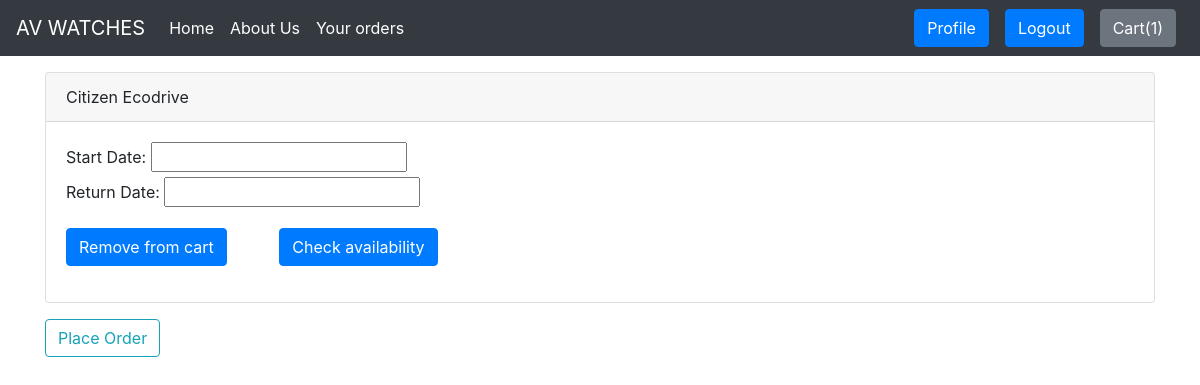
Before: /showcart/23 (signed in) with the older database file.
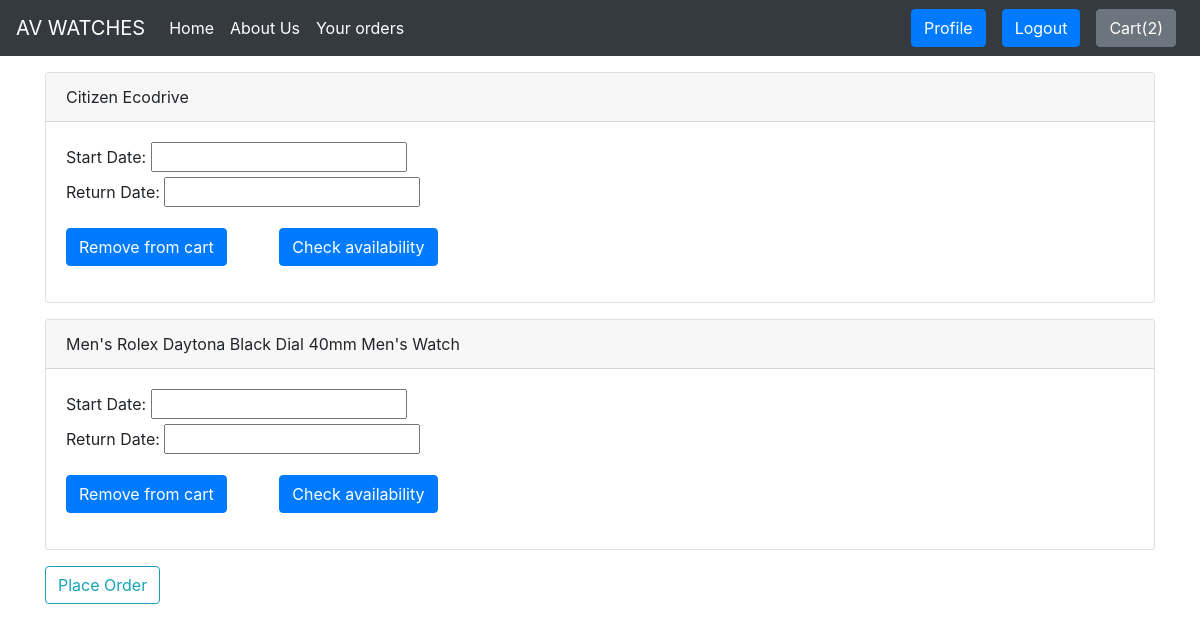
After: the same page with the newer database file.
### cart/models.py (models this page shows)
class Cart(models.Model):
    cart_id = models.AutoField(primary_key=True)
    user = models.OneToOneField(User, on_delete=models.CASCADE)
    products = models.ManyToManyField(Product, blank=True, null=True)
    total = models.DecimalField(default=0.00, max_digits=10, decimal_places=2)

### product/models.py (models this page shows, shortened)
class Product(models.Model):
    product_id = models.AutoField(primary_key = True)
    title = models.CharField(max_length=150, unique=True)
    category = models.ForeignKey(
        Category, null=True, on_delete=models.SET_NULL)
    subcategory = models.CharField( max_length=50, default = "Men")
    description = models.CharField(max_length=400, default = "")
    active = models.BooleanField(default=True)
    value = models.DecimalField(default=0.00, decimal_places=2, max_digits=10)
    discount_value = models.DecimalField(
        default=0.00, decimal_places=2, max_digits=10)
    deposit = models.DecimalField(default=0.00, decimal_places=2, max_digits=10)
    final_value = models.DecimalField(
        default=0.00, decimal_places=2, max_digits=10)
    qty = models.PositiveIntegerField(default=0)
    original_qty = models.PositiveIntegerField(default = 0)
    pub_date = models.DateField()
    objects = models.Manager()
    image = models.ImageField(upload_to="product_pics", default="default.jpg")
    rating = models.DecimalField(max_digits = 3, default = 0.00, decimal_places = 2)
    class Meta:
        verbose_name_plural = 'Products'
    def tag_final_value(self):
        return f'{self.final_value} {CURRENCY}'
    tag_final_value.short_description = 'Value'

### cart/views.py (the view)
# urls.py: path("showcart/<int:id>", showcart, name="showcart"),
@login_required
def showcart(request, id):
    cart = Cart.objects.get(user = request.user)
    cart.save()
    params= {}
    params["products"] = cart.products.all()
    return render(request, "cart/showcart.html", params)

### cart/templates/cart/showcart.html (shortened to what this page needs)
{% extends "login/basic.html"%}
{% block head%}
<link href="https://use.fontawesome.com/releases/v5.0.8/css/all.css" rel="stylesheet">
<link href="https://code.jquery.com/ui/1.12.1/themes/base/jquery-ui.css" rel="stylesheet">
{% endblock%}
{% block body%}
<div class='container'>
<form>
{% for p in products%}
   <div class="card my-3">
  <div class="card-header">
    {{p.title}}
  </div>
  <div class="card-body">
    <label for="initialdate">Start Date:</label>
    <input id="datepickers{{p.product_id}}" name="datepickers{{p.product_id}}" data-provide="datepicker">
    <BR>
    <label for="returndate">Return Date:</label>
    <input id="datepickerr{{p.product_id}}" name="datepickerr{{p.product_id}}" data-provide="datepicker">
    <BR>
    <a href="/removecart/{{p.product_id}}" class="btn btn-primary my-3">Remove from cart</a>
    <button type="submit" formaction="/check/{{p.product_id}}" class="btn btn-primary mx-5 my-3">Check availability</button>
  </div>
</div>
{% endfor %}
{% if products %}
    <div class="mx-auto">
    <button type="submit" formaction="/checkorder" class="btn btn-outline-info">Place Order</a>
    </div>
{% else %}
<button type="button" class="btn btn-secondary btn-lg btn-block mt-5">Your Cart is Empty!!</button>
{% endif %}
</div>
{% endblock %}

### login/templates/login/basic.html (shortened to what this page needs)
<!doctype html>
<html lang="en">
<head>
    <link rel="stylesheet" href="https://stackpath.bootstrapcdn.com/bootstrap/4.4.1/css/bootstrap.min.css"> {% block head %} {% endblock %}
</head>
<body>
    <nav class="navbar navbar-expand-lg navbar-dark bg-dark">
        <a class="navbar-brand" href="/home">AV WATCHES</a>
        <div class="collapse navbar-collapse" id="navbarSupportedContent">
            <ul class="navbar-nav mr-auto">
                <li class="nav-item active">
                    <a class="nav-link" href="/home">Home <span class="sr-only">(current)</span></a>
                </li>
                <li class="nav-item active">
                    <a class="nav-link" href="/about">About Us</a>
                </li>
                {% if user.is_authenticated %}
                <li class="nav-item active">
                    <a class="nav-link" href="/orders/{{user.id}}">Your orders</a>
                </li>
                {% endif %}
            </ul>
            {% if user.is_authenticated %}
            <a class="btn btn-primary mx-2" href="{% url 'profile' %}">Profile</a>
            <a class="btn btn-primary mx-2" href="{% url 'logout' %}">Logout</a>
            <a class="btn btn-secondary mx-2" href="/showcart/{{user.id}}">Cart({{user.cart.products.all.count}})</a>
             {% else %}
            <a class="btn btn-primary" href="{% url 'login' %}">Login</a>
            {% endif %}
        </div>
    </nav>
        {% block body %} {% endblock %}
    <link href="https://maxcdn.bootstrapcdn.com/bootstrap/4.2.1/css/bootstrap.min.css" rel="stylesheet"> {% block js %} {% endblock %}
</body>
</html>

Changed rows visible on the page:
now on this page (row edited): Product: title "Men's Rolex Daytona Black Dial 40mm Men's Watch"
Other visible differences:
{{ user.cart.products.all.count }}: "1" → "2"
